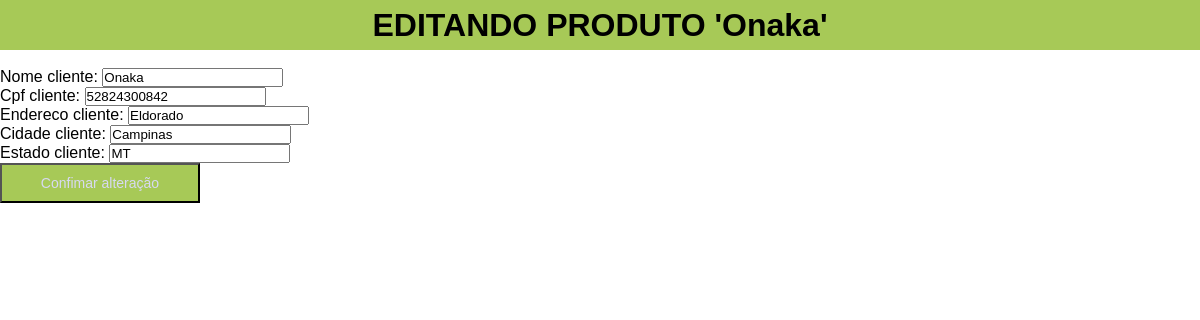
The app's page /app/update/4 with its own data.
### Loja_Instituto/models.py (models this page shows)
class Cliente(models.Model):
    nome_cliente = models.CharField(max_length=20, null=False)
    cpf_cliente = models.CharField(max_length=11, null=False)
    endereco_cliente = models.CharField(max_length=100, null=False)
    cidade_cliente = models.CharField(max_length=10, null=False)
    estado_cliente = models.CharField(max_length=6, null=False)

### Loja_Instituto/views.py (the view)
# urls.py: path('update/<int:id>', views.update, name='update'),
def update(request, id):
    cliente = Cliente.objects.filter(id=id).first()
    form = ClienteForm(instance=cliente)
    if (request.method == 'POST'):
        form = ClienteForm(request.POST, instance=cliente)
        if (form.is_valid()):
            cliente.save()
            return redirect('/app/read/')
        else:
            return render(request, 'update.html', {'form': form, 'cliente': cliente})
    else:
        return render(request, 'update.html', {'form': form, 'cliente': cliente})

### Loja_Instituto/forms.py
class ClienteForm(forms.ModelForm):
    class Meta:
        model = Cliente
        fields = ('nome_cliente', 'cpf_cliente', 'endereco_cliente', 'cidade_cliente', 'estado_cliente')

### Loja_Instituto/Templates/update.html (shortened to what this page needs)
<!DOCTYPE html>
<html lang="en">
<head>
</head>
<body>
    <div class="title">
        <h1>EDITANDO PRODUTO '{{cliente.nome_cliente}}'</h1>
    </div>
    <br>
    <form method="POST">
        {{ form.as_p }}
        <button type="submit" class="btn btn-success">Confimar alteração</button>
    </form>
</body>
</html>

### Loja_Instituto/Templates/update.html (style rules this page uses)
* { padding: 0; margin: 0; font-family: 'Poppins', sans-serif; }
button { width: 200px; height: 40px; background-color: #a7c957; color: #d7d9f2; font-size: 14px; }
.title { width: 100%; height: 50px; display: flex; justify-content: center; align-items: center; color: #000000; background-color: #a7c957; }

### records on screen
Cliente: nome_cliente "Onaka", cpf_cliente "52824300842", endereco_cliente "Eldorado", cidade_cliente "Campinas", estado_cliente "MT"
